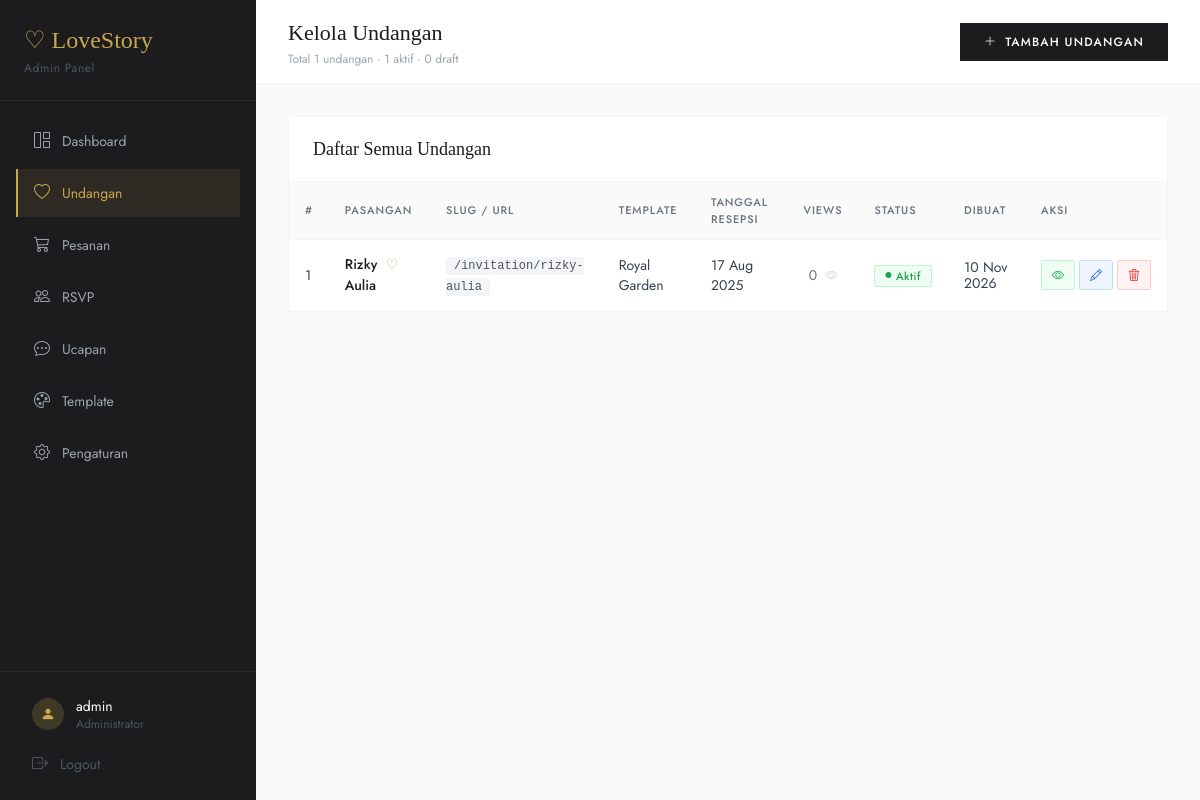
Screenshot of /admin/weddings.php (signed in) with the database file from the repository.
### tables this page shows
CREATE TABLE IF NOT EXISTS weddings (
  id INT AUTO_INCREMENT PRIMARY KEY,
  slug VARCHAR(100) NOT NULL UNIQUE,        
  template_id INT,
  
   
  groom_name VARCHAR(100) NOT NULL,
  groom_full_name VARCHAR(150),
  groom_father VARCHAR(100),
  groom_mother VARCHAR(100),
  groom_photo VARCHAR(255),
  
   
  bride_name VARCHAR(100) NOT NULL,
  bride_full_name VARCHAR(150),
  bride_father VARCHAR(100),
  bride_mother VARCHAR(100),
  bride_photo VARCHAR(255),
  
   
  couple_photo VARCHAR(255),               
  gallery_photos TEXT,                     
  
   
  akad_date DATE,
  akad_time TIME,
  akad_venue VARCHAR(200),
  akad_address TEXT,
  akad_maps_url TEXT,
  
   
  reception_date DATE,
  reception_time_start TIME,
  reception_time_end TIME,
  reception_venue VARCHAR(200),
  reception_address TEXT,
  reception_maps_url TEXT,
  
   
  love_story TEXT,
  
   
  qris_image VARCHAR(255),                
  bank_name VARCHAR(50),
  bank_account_number VARCHAR(50),
  bank_account_name VARCHAR(100),
  
   
  music_url VARCHAR(255),                
  
   
  is_active TINYINT(1) DEFAULT 1,
  is_published TINYINT(1) DEFAULT 0,
  views INT DEFAULT 0,
  
  created_at TIMESTAMP DEFAULT CURRENT_TIMESTAMP,
  updated_at TIMESTAMP DEFAULT CURRENT_TIMESTAMP ON UPDATE CURRENT_TIMESTAMP,
  
  FOREIGN KEY (template_id) REFERENCES invitation_templates(id)
);

CREATE TABLE IF NOT EXISTS invitation_templates (
  id INT AUTO_INCREMENT PRIMARY KEY,
  name VARCHAR(100) NOT NULL,               
  slug VARCHAR(100) NOT NULL UNIQUE,        
  thumbnail VARCHAR(255),                   
  description TEXT,
  color_scheme VARCHAR(50),                
  is_active TINYINT(1) DEFAULT 1,
  price DECIMAL(10,2) DEFAULT 0,
  created_at TIMESTAMP DEFAULT CURRENT_TIMESTAMP
);

### config/database.php (called while the page is built, shortened)
<?php
function getDB(): mysqli {
    static $conn = null;
    if ($conn === null) {
        $conn = new mysqli(DB_HOST, DB_USER, DB_PASS, DB_NAME);
        $conn->set_charset(DB_CHARSET);
    }
    return $conn;
}
function db_rows(string $sql, array $params = [], string $types = ''): array {
    $db   = getDB();
    $stmt = $db->prepare($sql);
    $stmt->execute();
    $result = $stmt->get_result();
    $rows   = $result ? $result->fetch_all(MYSQLI_ASSOC) : [];
    return $rows;
}
function clean(string $input): string {
    return htmlspecialchars(trim($input), ENT_QUOTES, 'UTF-8');
}

### admin/weddings.php (the view, shortened to what this page needs)
<?php
require_once '../config/database.php';
$weddings = db_rows("
    SELECT
        w.id,
        w.slug,
        w.groom_name,
        w.bride_name,
        w.reception_date,
        w.views,
        w.is_published,
        w.is_active,
        w.created_at,
        t.name AS template_name
    FROM weddings w
    LEFT JOIN invitation_templates t ON w.template_id = t.id
    ORDER BY w.created_at DESC
");
$total_all       = count($weddings);
$total_published = count(array_filter($weddings, fn($w) => $w['is_published'] == 1));
$total_draft     = $total_all - $total_published;
?>
<?php include '_head.php'; ?>
<body class="bg-gray-50">
<div class="flex min-h-screen">
    <?php include '_sidebar.php'; ?>
    <main class="flex-1 overflow-auto">
        <header class="bg-white border-b border-gray-100 px-8 py-4 sticky top-0 z-10
                        flex items-center justify-between">
            <div>
                <h1 class="section-title">Kelola Undangan</h1>
                <p class="font-body text-gray-400 text-xs mt-0.5">
                    Total <?= $total_all ?> undangan
                    · <?= $total_published ?> aktif
                    · <?= $total_draft ?> draft
                </p>
            </div>
            <a href="wedding_add.php" class="btn-primary">
                <i class="bi bi-plus-lg"></i>
                TAMBAH UNDANGAN
            </a>
        </header>
        <div class="p-8">
            <div class="admin-card">
                <div class="admin-card-header">
                    <span class="section-title text-lg">Daftar Semua Undangan</span>
                </div>
                <?php if (empty($weddings)): ?>
                <div class="p-16 text-center">
                    <i class="bi bi-heart text-4xl text-gray-200 block mb-3"></i>
                    <p class="font-body text-gray-400 text-sm">Belum ada undangan.</p>
                    <a href="wedding_add.php" class="btn-primary mt-4 inline-flex">
                        <i class="bi bi-plus-lg"></i> TAMBAH SEKARANG
                    </a>
                </div>
                <?php else: ?>
                <div class="overflow-x-auto">
                    <table class="admin-table w-full">
                        <thead>
                            <tr>
                                <th>#</th>
                                <th>Pasangan</th>
                                <th>Slug / URL</th>
                                <th>Template</th>
                                <th>Tanggal Resepsi</th>
                                <th>Views</th>
                                <th>Status</th>
                                <th>Dibuat</th>
                                <th>Aksi</th>
                            </tr>
                        </thead>
                        <tbody>
                            <?php foreach ($weddings as $i => $w): ?>
                            <tr>
                                <td class="text-gray-400 text-xs"><?= $i + 1 ?></td>
                                <td>
                                    <div class="font-body font-medium text-charcoal">
                                        <?= clean($w['groom_name']) ?>
                                        <span class="text-gold mx-1">♡</span>
                                        <?= clean($w['bride_name']) ?>
                                    </div>
                                </td>
                                <td>
                                    <code class="text-xs bg-gray-100 px-2 py-0.5 rounded text-gray-600">
                                        /invitation/<?= clean($w['slug']) ?>
                                    </code>
                                </td>
                                <td class="font-body text-sm text-gray-500">
                                    <?= clean($w['template_name'] ?? '—') ?>
                                </td>
                                <td class="font-body text-sm text-gray-600">
                                    <?php if ($w['reception_date']): ?>
                                        <?= date('d M Y', strtotime($w['reception_date'])) ?>
                                    <?php else: ?>
                                        <span class="text-gray-300">—</span>
                                    <?php endif; ?>
                                </td>
                                <td class="text-center">
                                    <span class="font-body text-sm text-gray-500">
                                        <?= number_format($w['views']) ?>
                                        <i class="bi bi-eye text-gray-300 text-xs ms-1"></i>
                                    </span>
                                </td>
                                <td>
                                    <?php if ($w['is_published']): ?>
                                        <span class="badge badge-green">
                                            <i class="bi bi-circle-fill text-[6px] me-1"></i> Aktif
                                        </span>
                                    <?php else: ?>
                                        <span class="badge badge-gray">
                                            <i class="bi bi-circle text-[6px] me-1"></i> Draft
                                        </span>
                                    <?php endif; ?>
                                </td>
                                <td class="font-body text-xs text-gray-400">
                                    <?= date('d M Y', strtotime($w['created_at'])) ?>
                                </td>
                                <td>
                                    <div class="flex items-center gap-1">
                                        <a href="<?= BASE_URL ?>/invitation/<?= clean($w['slug']) ?>"
                                           target="_blank"
                                           class="btn-action btn-view"
                                           title="Preview Undangan">
                                            <i class="bi bi-eye"></i>
                                        </a>
                                        <a href="wedding_edit.php?id=<?= $w['id'] ?>"
                                           class="btn-action btn-edit"
                                           title="Edit Undangan">
                                            <i class="bi bi-pencil"></i>
                                        </a>
                                        <button onclick="confirmDelete(<?= $w['id'] ?>, '<?= clean($w['groom_name']) ?> & <?= clean($w['bride_name']) ?>')"
                                                class="btn-action btn-delete"
                                                title="Hapus Undangan">
                                            <i class="bi bi-trash3"></i>
                                        </button>
                                    </div>
                                </td>
                            </tr>
                            <?php endforeach; ?>
                        </tbody>
                    </table>
                </div>
                <?php endif; ?>
            </div>
        </div>
    </main>
</div>
</body>
</html>

### admin/_head.php (shortened to what this page needs)
<!DOCTYPE html>
<html lang="id">
<head>
    <link rel="stylesheet" href="https://cdn.jsdelivr.net/npm/bootstrap-icons@1.11.3/font/bootstrap-icons.min.css">
    <script src="https://cdn.tailwindcss.com"></script>
</head>

### admin/_sidebar.php
<?php
$current_page = basename($_SERVER['PHP_SELF']);
$nav_items = [
    ['href' => 'dashboard.php',   'icon' => 'bi-grid-1x2',   'label' => 'Dashboard'],
    ['href' => 'weddings.php',    'icon' => 'bi-heart',       'label' => 'Undangan'],
    ['href' => 'orders.php',      'icon' => 'bi-cart3',       'label' => 'Pesanan'],
    ['href' => 'rsvp.php',        'icon' => 'bi-people',      'label' => 'RSVP'],
    ['href' => 'messages.php',    'icon' => 'bi-chat-dots',   'label' => 'Ucapan'],
    ['href' => 'templates.php',   'icon' => 'bi-palette',     'label' => 'Template'],
    ['href' => 'settings.php',    'icon' => 'bi-gear',        'label' => 'Pengaturan'],
];
?>
<aside class="w-64 bg-[#1C1C1E] flex-shrink-0 flex flex-col min-h-screen sticky top-0">
    <div class="p-6 border-b border-white/5">
        <a href="dashboard.php" class="font-display text-2xl text-gold font-light block">
            ♡ LoveStory
        </a>
        <p class="font-body text-gray-600 text-xs mt-1 tracking-wider">Admin Panel</p>
    </div>
    <nav class="p-4 flex-1 space-y-1">
        <?php foreach ($nav_items as $item):
            $is_active = ($current_page === $item['href']);
            $active_class = $is_active
                ? 'bg-gold/10 border-l-2 border-gold text-gold'
                : 'text-gray-400 hover:bg-white/5 hover:text-gold border-l-2 border-transparent';
        ?>
        <a href="<?= $item['href'] ?>"
           class="flex items-center gap-3 px-4 py-3 text-sm font-body transition-all duration-200 <?= $active_class ?>">
            <i class="bi <?= $item['icon'] ?> text-base w-4 text-center"></i>
            <span><?= $item['label'] ?></span>
        </a>
        <?php endforeach; ?>
    </nav>
    <div class="p-4 border-t border-white/5">
        <div class="flex items-center gap-3 px-4 py-2 mb-1">
            <div class="w-8 h-8 rounded-full bg-gold/20 flex items-center justify-center">
                <i class="bi bi-person-fill text-gold text-sm"></i>
            </div>
            <div>
                <div class="font-body text-white text-sm">
                    <?= clean($_SESSION['admin_name'] ?? 'Admin') ?>
                </div>
                <div class="font-body text-gray-600 text-xs">Administrator</div>
            </div>
        </div>
        <a href="logout.php"
           class="flex items-center gap-3 px-4 py-2 text-gray-600 hover:text-red-400 font-body text-sm transition-colors duration-200 mt-1">
            <i class="bi bi-box-arrow-right text-base"></i>
            <span>Logout</span>
        </a>
    </div>
</aside>

### admin/_head.php (style rules this page uses)
* { box-sizing: border-box; }
body { font-family: 'Jost', sans-serif; background: #F9FAFB; }
.admin-table th { font-family: 'Jost', sans-serif; font-size: 11px; font-weight: 500; letter-spacing: 0.08em; text-transform: uppercase; color: #6B7280; padding: 12px 16px; border-bottom: 1px solid #F3F4F6; background: #FAFAFA; text-align: left; }
.admin-table td { padding: 14px 16px; border-bottom: 1px solid #F9FAFB; font-size: 14px; color: #374151; vertical-align: middle; }
.badge { display: inline-flex; align-items: center; padding: 2px 10px; border-radius: 2px; font-size: 11px; font-weight: 500; font-family: 'Jost', sans-serif; letter-spacing: 0.05em; }
.badge-green { background:#f0fdf4; color:#16a34a; border:1px solid #bbf7d0; }
.btn-action { display: inline-flex; align-items: center; gap: 4px; padding: 5px 10px; font-size: 12px; font-family: 'Jost', sans-serif; border-radius: 2px; cursor: pointer; transition: all 0.2s ease; border: 1px solid transparent; text-decoration: none; }
.btn-edit { background:#eff6ff; color:#2563eb; border-color:#bfdbfe; }
.btn-delete { background:#fef2f2; color:#dc2626; border-color:#fecaca; }
.btn-view { background:#f0fdf4; color:#16a34a; border-color:#bbf7d0; }
.btn-primary { background: #1C1C1E; color: white; padding: 10px 24px; font-family: 'Jost', sans-serif; font-size: 12px; font-weight: 500; letter-spacing: 0.1em; text-transform: uppercase; border: none; cursor: pointer; transition: all 0.3s ease; display: inline-flex; align-items: center; gap: 8px; }
.admin-card { background: white; border: 1px solid #F3F4F6; border-radius: 2px; overflow: hidden; }
.admin-card-header { padding: 18px 24px; border-bottom: 1px solid #F3F4F6; display: flex; align-items: center; justify-content: space-between; }
.section-title { font-family: 'Cormorant Garamond', serif; font-size: 22px; font-weight: 400; color: #1C1C1E; }

### rows the page displays
weddings: is_published "1", is_published "0", groom_name "Rizky", bride_name "Aulia", slug "rizky-aulia", template.name "Royal Garden", reception_date "17 Aug 2025", views "0", shows "Aktif", created_at "10 Nov 2026"

### other values shown
$item['label'] "Dashboard"
$item['label'] "Undangan"
$item['label'] "Pesanan"
$item['label'] "RSVP"
$item['label'] "Ucapan"
$item['label'] "Template"
$item['label'] "Pengaturan"
$_SESSION['admin_name'] "admin"
$total_all "1"
